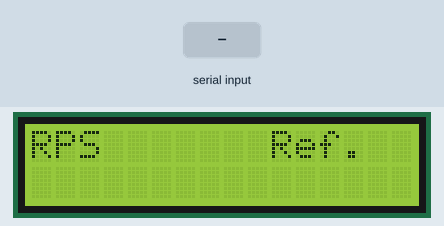
The sketch below on a simulated Arduino Uno, built with avr-gcc and run on an emulated ATmega328P. Shown: 16×2 character LCD. Inputs (shaded band) come from the test bench. What the sketch prints to the serial monitor is not drawn.

Above: at 1.2 s.
1.3 s: "1\n" received over the second serial link
At 2.5 s:
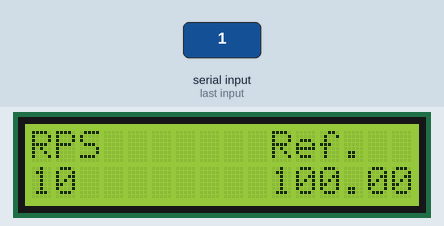
2.8 s: "0\n" received over the second serial link
Timing chart, 0 to 5.8 s (numbered marks = the images above; inputs shaded):
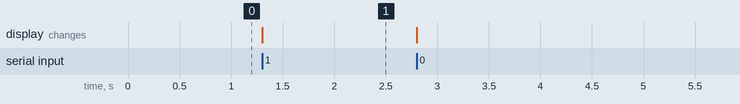

Measured:
- after the input at 1.3 s, the display: first changes at once (image 1 shows a later state)

The sketch:

c.ino
```cpp
#include <LiquidCrystal.h> //Load Liquid Crystal Library
LiquidCrystal LCD(10, 9, 5, 4, 11,12);  //Create Liquid Crystal Object called LCD
#include<SoftwareSerial.h>
SoftwareSerial BTSerial(2,3); //RX|TX

int arr[2];
String inputString = "";
boolean stringComplete = false;
float setpoint;
unsigned int actual;
unsigned int preAct;
float e;
float I;
float P;
float integral = 0;
float Kp=0.81 ;
float Ki=0.069;

void setup() {
  Serial.begin(115200);
  BTSerial.begin(115200);
  LCD.begin(16,2); //Tell Arduino to start your 16 column 2 row LCD
  LCD.setCursor(0,0);  //Set LCD cursor to upper left corner, column 0, row 0
  //Serial.println("Ref\tRPM");
  LCD.print("RPS ");
  LCD.setCursor(10,0);
  LCD.print("Ref.");
  inputString.reserve(200);
}

void loop() {
  //delay(1000);
  //delay(10);
  setpoint =100;
//  serialEvent();
//  if (stringComplete) {

  if( BTSerial.available() ) {

//    inputString = inputString.substring(0, inputString.length()-1);
//    Serial.println(inputString);
//
//    actual=inputString.toInt();

    actual= BTSerial.read();
    Serial.println(actual);
    /*if((abs(actual-preAct) > 50) && (actual <25))
    {
       actual = preAct;
    }
    else
    {
      preAct = actual;
    }*/

   // Serial.print(actual);
    inputString = "";
    stringComplete = false;

    //actual=0;
  //Serial.print(actual);
  LCD.setCursor(0,1);
  LCD.print(actual);
  //setpoint =100; //ceil((10500./1023.)*analogRead(A0));
  //setpoint=54;
//  Serial.print("\t");
//   Serial.print((setpoint));
  LCD.setCursor(10,1);
  LCD.print(ceil(setpoint));
  e=setpoint-actual;
 // Serial.print("\t");
  //Serial.print(e);
  //delay(10);
  integral=integral+e;
 // Serial.print("\t");
  //Serial.println(integral);
  //delay(10);
  P=e*Kp;
  I=integral*Ki;
//  Serial.print("\t");
  //Serial.print(I);
  //integral=integral+e;
  byte drive= (P + I);
  if ((drive)>255)
  {
           drive=255;
           integral=2580.00;//600.00;//2210; //64392.00;     //623089.00;
  }
  if(drive<0)
  {
    drive = 0;
    integral = 0;
  }
//  Serial.print(integral);
//  Serial.print("\t");
//  Serial.println(drive);
  BTSerial.write(drive);
  //BTSerial.print('#');
  //delay(10);
  }


}

void serialEvent() {
  while (BTSerial.available()) {
    char inChar = (char)BTSerial.read();
    inputString += inChar;
    if ((inChar == '\n') || (inChar == '\r')) {
      stringComplete = true;
    }
  }
}
```
